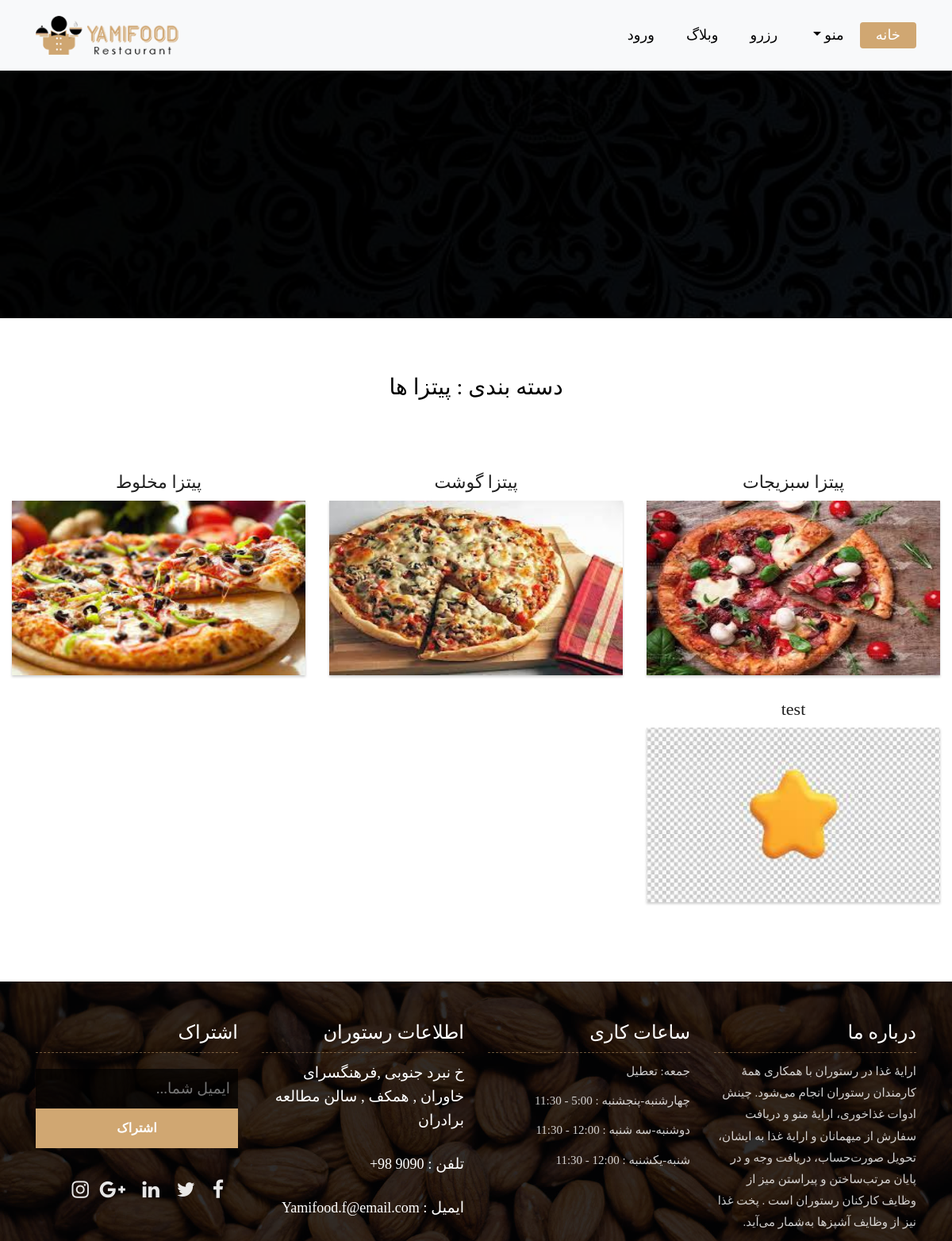
/cat/pizza, run on the app's committed database.
### myfoods/models.py (models this page shows, shortened)
class Category(models.Model):
    parent = models.ForeignKey('self', default=None , null=True , blank=True , on_delete=models.SET_NULL, related_name='children',verbose_name='زیردسته')
    title = models.CharField(max_length=200, verbose_name="عنوان دسته بندی")
    slug = models.SlugField(verbose_name="ادرس دسته بندی")
    published = models.DateTimeField(auto_now_add=True , auto_now=False, verbose_name="تاریخ انتشار")
    class Meta:
        verbose_name = 'دسته بندی'
        verbose_name_plural = 'دسته بندی ها'

class Food(models.Model):
    FOOD_CHOICES = (
        ("pitza",'پیتزا' ),
        ("sandwich",'ساندویچ'),
        ("dessert",'دسر'),
        ('all','همه'),
    )
    name = models.CharField(max_length=200 ,verbose_name='نام غذا' )
    description = models.TextField(_('توضیحات'))
    thumbnail = models.ImageField(_('عکس'), upload_to='images/')
    price = models.IntegerField(_('قیمت'))
    category = models.ManyToManyField('Category',verbose_name='دسته بندی', related_name='foods')
    rate = models.IntegerField(default=0 ,verbose_name="امتیاز")
    chef = models.ForeignKey('Chefs',on_delete=models.SET_NULL, null=True ,verbose_name="سرآشپز")
    time = models.IntegerField(verbose_name="زمان لازم")
    type_food = models.CharField(max_length=10, choices=FOOD_CHOICES , verbose_name='نوع غذا', default='all')
    pub_date = models.DateField(default=timezone.now,verbose_name="تاریخ انتشار")
    class Meta:
        verbose_name = 'لیست غذا'
        verbose_name_plural = 'لیست غذا ها'

### myfoods/views.py (the view)
# urls.py: path('cat/<slug:slug>', Category_List , name='category'),
def Category_List(request , slug):
    category_list = get_object_or_404(Category , slug=slug)
    context = {
        'categories':category_list,
    }
    return render (request , 'myrest/category.html' , context)

### myfoods/templatetags/base_tags.py (called while the page is built)
@register.inclusion_tag("myrest/partials/category_navbar.html")
def category_navbar():
    return {
        'Categories' : Category.objects.all()
    }

### templates/myrest/category.html (shortened to what this page needs)
{% extends 'myrest/base.html' %}
{% block content %}
	<div class="all-page-title page-breadcrumb">
		<div class="container text-center">
			<div class="row">
				<div class="col-lg-12">
				</div>
			</div>
		</div>
	</div>
	<div class="gallery-box">
		<div class="container-fluid">
            <div class="row">
                <div class="col-lg-12">
                    <div class="heading-title text-center">
                        <h2>دسته بندی : {{categories.title}}</h2>
					</div>
				</div>
			</div>
			<div class="tz-gallery">
                <div class="row">
                    {% for cat in categories.foods.all %}
					<div class="col-sm-12 col-md-4 col-lg-4">
                        <h2 style='text-align:center'>{{cat.name}}</h2>
						<a class="lightbox" href="{% url 'foods:detail' cat.id %}">
							<img class="img-fluid" src="{{cat.thumbnail.url}}" alt="Gallery Images">
						</a>
					</div>
                    {% endfor %}
				</div>
			</div>
		</div>
	</div>
{% endblock %}

### static/myrest/css/style.css (style rules this page uses)
a { color: #1f1f1f; text-decoration: none !important; outline: none !important; -webkit-transition: all .3s ease-in-out; -moz-transition: all .3s ease-in-out; -ms-transition: all .3s ease-in-out; -o-transition: all .3s ease-in-out; transition: all .3s ease-in-out; }
h1, h2, h3, h4, h5, h6 { letter-spacing: 0; font-weight: normal; position: relative; padding: 0 0 10px 0; font-weight: normal; line-height: 120% !important; color: #1f1f1f; margin: 0 }
h2 { font-size: 22px }
a { color: #1f1f1f; text-decoration: none; outline: none; }
a, .btn { text-decoration: none !important; outline: none !important; -webkit-transition: all .3s ease-in-out; -moz-transition: all .3s ease-in-out; -ms-transition: all .3s ease-in-out; -o-transition: all .3s ease-in-out; transition: all .3s ease-in-out; }
.heading-title { margin-bottom: 50px; }
.heading-title h2 { color: #010101; font-size: 28px; font-family: 'Arbutus Slab', serif; }
.gallery-box { padding: 70px 0px; }
.tz-gallery { margin-top: 30px; }
.tz-gallery .lightbox img { width: 100%; margin-bottom: 30px; transition: 0.2s ease-in-out; box-shadow: 0 2px 3px rgba(0,0,0,0.2); }
.page-breadcrumb { padding: 250px 0 150px; background: url(../images/all-bg.jpg) no-repeat; background-attachment: fixed; background-size: cover; background-position: 0 0; position: relative; }
.all-page-title .container { position: relative; z-index: 2; }
.all-page-title::before { background: #010101; content: ""; height: 100%; left: 0; position: absolute; top: 0; width: 100%; z-index: 1; opacity: 0.8; }

### static/myrest/css/rtl.css (style rules this page uses)
.img-fluid { width: 350px; height: 220px; }
.page-breadcrumb { padding: 250px 0 150px; background: url(../images/Mandala.jpg) no-repeat; background-position-x: 0%; background-position-y: 0%; background-attachment: scroll; background-size: auto; background-attachment: fixed; background-size: cover; background-position: 0 0; position: relative; }

### data on the page
Category: title "پیتزا ها"
Food: name "پیتزا سبزیجات", thumbnail (picture)
Food: name "پیتزا گوشت", thumbnail (picture)
Food: name "پیتزا مخلوط", thumbnail (picture)
Food: name "test", thumbnail (picture)
